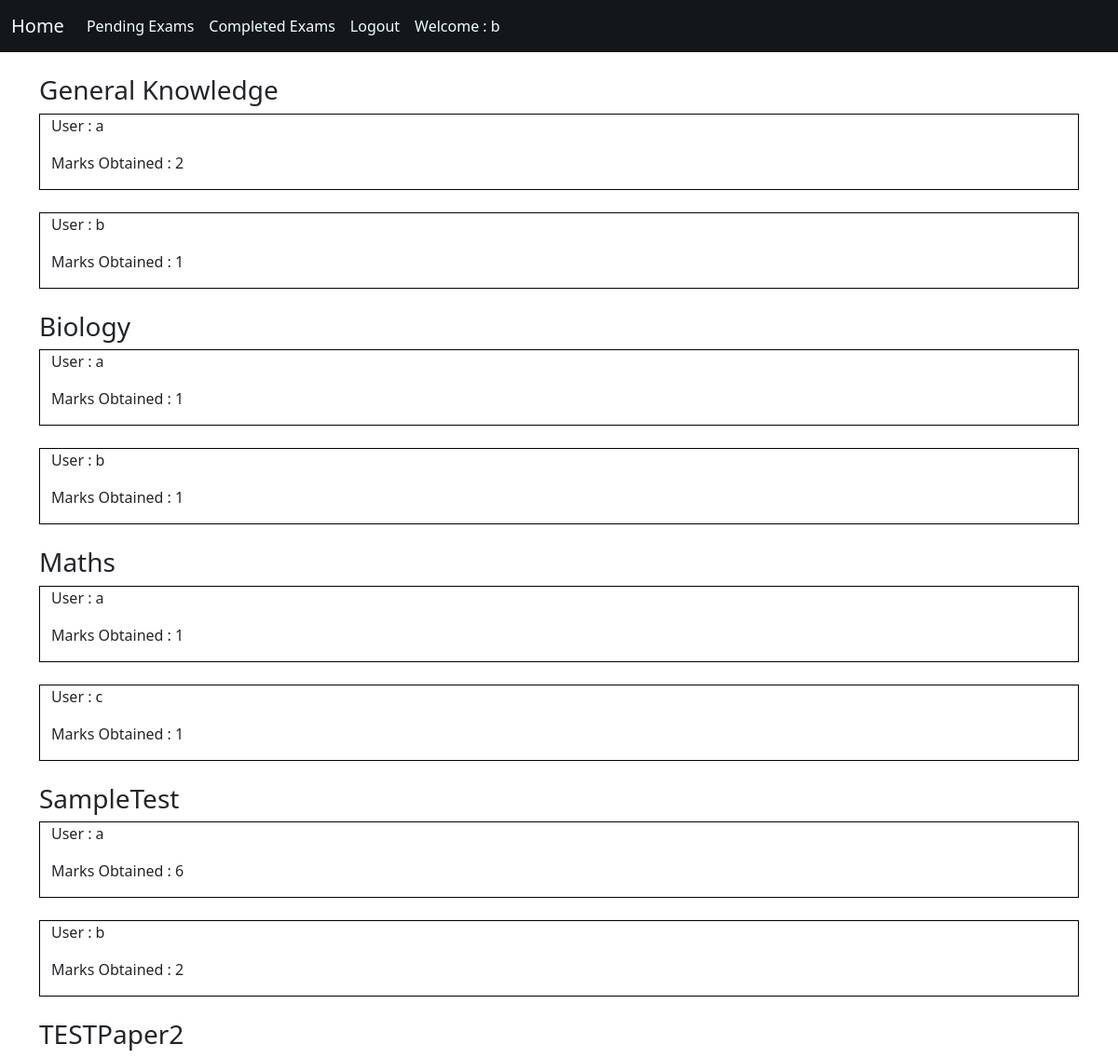
Page /completedexams (signed in) on the committed database.
### assesment/models.py (models this page shows)
class questionPaper(models.Model):
    users = models.ManyToManyField(User, related_name='user', blank=True)
    title = models.CharField(max_length=100, null=True, blank=True)
    questionList = models.ManyToManyField(question, blank=True, related_name='questionsList')
    submittedby = models.ManyToManyField(User, related_name='submitted', blank=True)
    examOverStatus = models.BooleanField(default=False)
    def __str__(self):
        return self.title or "No Title"

### user/models.py (models this page shows, shortened)
class questionPaperAttended(models.Model):
    user = models.ForeignKey(User, null=True, blank=True, on_delete=models.CASCADE)
    quest = models.ForeignKey(questionPaper, null=True, blank=True, on_delete=models.PROTECT)
    marksobtained = models.IntegerField()

### assesment/views.py (the view)
# urls.py: path('completedexams', allcompletedexams, name='completedexams'),
def allcompletedexams(request):
    qs = questionPaper.objects.filter(examOverStatus=True)
    lst = {}
    for q in qs:
        print(q.title)
        ex = questionPaperAttended.objects.filter(quest=q)
        lst[q] = ex
    print(lst)
    template_name = "completed.html"
    context = {'lst':lst}
    return render(request, template_name, context)

### templates/completed.html
{% extends "base.html" %}
{% block content %}
    {% for x, y in lst.items %}
        <h3>{{x.title}}</h3>
        {% for z in y %}
        <div class="container" style="border: 1px solid black;">
            <p>User : {{z.user}}</p>
            <p>Marks Obtained : {{z.marksobtained}}</p>
        </div>
        <br>
        {% endfor %}
    {% endfor %}
{% endblock %}

### templates/base.html (shortened to what this page needs)
<html>
    <head>
        <link href="https://cdn.jsdelivr.net/npm/bootstrap@5.0.0-beta2/dist/css/bootstrap.min.css" rel="stylesheet">
    </head>
    <body>
        <nav class="navbar sticky-top navbar-expand-lg navbar-light" style="background-color:rgb(20,23,26);">
            <div class="container-fluid">
              <a class="navbar-brand" href="/" style="color:azure;">Home</a>
              <div class="collapse navbar-collapse" id="navbarSupportedContent">
                <ul class="navbar-nav me-auto mb-2 mb-lg-0">
                  {% if not user.is_authenticated %}
                  <li class="nav-item">
                    <a class="nav-link" href="login" style="color: azure;">Login</a>
                  </li>
                  <li class="nav-item">
                    <a class="nav-link" href="register" style="color: azure;">SignUp</a>
                  </li>
                  {% else %}
                    {% if request.user.is_superuser %}
                    <li class="nav-item">
                        <a class="nav-link" style="color: azure;" href="{% url 'createexam' %}">Create Exam</a>
                    </li>
                    <li class="nav-item">
                      <a class="nav-link" style="color: azure;" href="{% url 'ongoingexams' %}">Ongoing Exams</a>
                    </li>
                    <li class="nav-item">
                        <a class="nav-link" style="color: azure;" href="{% url 'completedexams' %}">Completed Exams</a>
                    </li>
                    {% else %}
                    <li class="nav-item">
                        <a class="nav-link" style="color: azure;" href="{% url 'pendingexams' %}">Pending Exams</a>
                    </li>
                    <li class="nav-item">
                      <a class="nav-link" style="color: azure;" href="{% url 'previousexams' %}">Completed Exams</a>
                  </li>
                    {% endif %}
                    <li class="nav-item">
                        <a class="nav-link" style="color: azure;" href="{% url 'logout' %}">Logout</a>
                    </li>
                    <li class="nav-item">
                        <a class="nav-link" style="color: azure;" href="#">Welcome : {{request.user}}</a>
                    </li>
                  {% endif %}
                </ul>
              </div>
            </div>
          </nav>
        <div class="container">
          <br>
        {% block content %}
        {% endblock %}
        </div>
      </body>
</html>

### rows in the picture
questionPaper: title "General Knowledge"
questionPaperAttended: user "a", marksobtained "2"
questionPaperAttended: user "b", marksobtained "1"
questionPaper: title "Biology"
questionPaperAttended: user "a", marksobtained "1"
questionPaperAttended: user "b", marksobtained "1"
questionPaper: title "Maths"
questionPaperAttended: user "a", marksobtained "1"
questionPaperAttended: user "c", marksobtained "1"
questionPaper: title "SampleTest"
questionPaperAttended: user "a", marksobtained "6"
questionPaperAttended: user "b", marksobtained "2"
questionPaper: title "TESTPaper2"

### other values in the picture
{{ request.user }} "b"
